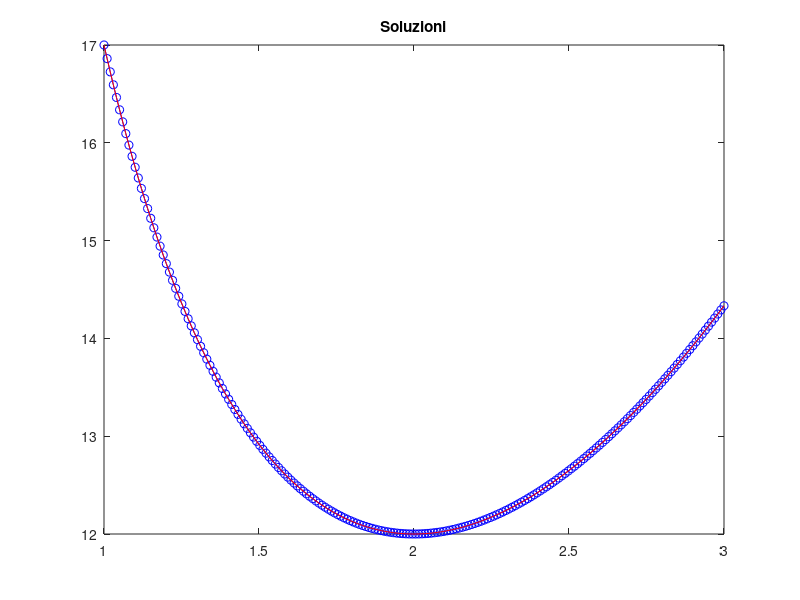

Reproduce this figure in MATLAB.
clear all
close all

m=200;
h=2/(m-1);
x=linspace(1,3,m)';

D2 = toeplitz(sparse([1,2],[1,1],[-2,1]/(h^2),m,1));
D1 = toeplitz(sparse(2,1,-1/(2*h),m,1), sparse(2,1,1/(2*h),m,1));

				%imposizione condizioni ai bordi
			       %F=@(u) D2*u-(1/8)*(32+2*x^3-u.*(D1*u))
F=@(u) [u(1)-17;(D2*u-(1/8)*(32*ones(m,1)+2*x.^3-(D1*u).*u))(2:m-1);u(m)-43/3];
J=@(u) [[1,zeros(1,m-1)];(D2+(1/8)*(diag(D1*u)+diag(u)*D1))(2:m-1,1:m);[zeros(1,m-1),1]];

u0=linspace(17,43/3,m)';
J0=J(u0); %per Newton inesatto
res=-J(u0)\F(u0);
Tol=1e-12;

iter=0;
while(norm(res,inf)>Tol)
  u0+=res;
%  res=-J(u0)\F(u0);
  res=-J0\F(u0); %per Newton inesatto
  iter++;
endwhile

u0+=res;
plot(x,u0,'b-o',x,x.^2 +16./x,'r')
title('Soluzioni')
	

	
	
	
